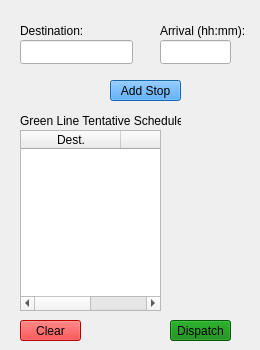
    <widget class="QWidget" name="greenLinePage">
     <widget class="QPushButton" name="greenClear">
      <property name="geometry">
       <rect>
        <x>20</x>
        <y>320</y>
        <width>61</width>
        <height>21</height>
       </rect>
      </property>
      <property name="styleSheet">
       <string notr="true">background-color: Red; color: Black</string>
      </property>
      <property name="text">
       <string>Clear</string>
      </property>
     </widget>
     <widget class="QPushButton" name="greenDispatch">
      <property name="geometry">
       <rect>
        <x>170</x>
        <y>320</y>
        <width>61</width>
        <height>21</height>
       </rect>
      </property>
      <property name="styleSheet">
       <string notr="true">background-color: Green; color: Black</string>
      </property>
      <property name="text">
       <string>Dispatch</string>
      </property>
     </widget>
     <widget class="QLabel" name="arrivalLabel_3">
      <property name="geometry">
       <rect>
        <x>20</x>
        <y>111</y>
        <width>161</width>
        <height>20</height>
       </rect>
      </property>
      <property name="text">
       <string>Green Line Tentative Schedule:</string>
      </property>
     </widget>
     <widget class="QTableWidget" name="greenTentSchedule">
      <property name="geometry">
       <rect>
        <x>20</x>
        <y>130</y>
        <width>141</width>
        <height>181</height>
       </rect>
      </property>
      <column>
       <property name="text">
        <string>Dest.</string>
       </property>
      </column>
      <column>
       <property name="text">
        <string>AT</string>
       </property>
      </column>
     </widget>
     <widget class="QLineEdit" name="greenDestination">
      <property name="geometry">
       <rect>
        <x>20</x>
        <y>40</y>
        <width>113</width>
        <height>24</height>
       </rect>
      </property>
     </widget>
     <widget class="QLineEdit" name="greenTime">
      <property name="geometry">
       <rect>
        <x>160</x>
        <y>40</y>
        <width>71</width>
        <height>24</height>
       </rect>
      </property>
     </widget>
     <widget class="QPushButton" name="greenAddStop">
      <property name="geometry">
       <rect>
        <x>110</x>
        <y>80</y>
        <width>71</width>
        <height>21</height>
       </rect>
      </property>
      <property name="styleSheet">
       <string notr="true">background-color: DodgerBlue; color: Black</string>
      </property>
      <property name="text">
       <string>Add Stop</string>
      </property>
     </widget>
     <widget class="QLabel" name="blockLabel_6">
      <property name="geometry">
       <rect>
        <x>20</x>
        <y>20</y>
        <width>81</width>
        <height>21</height>
       </rect>
      </property>
      <property name="text">
       <string>Destination:</string>
      </property>
     </widget>
     <widget class="QLabel" name="blockLabel_7">
      <property name="geometry">
       <rect>
        <x>160</x>
        <y>20</y>
        <width>91</width>
        <height>21</height>
       </rect>
      </property>
      <property name="text">
       <string>Arrival (hh:mm):</string>
      </property>
     </widget>
    </widget>
